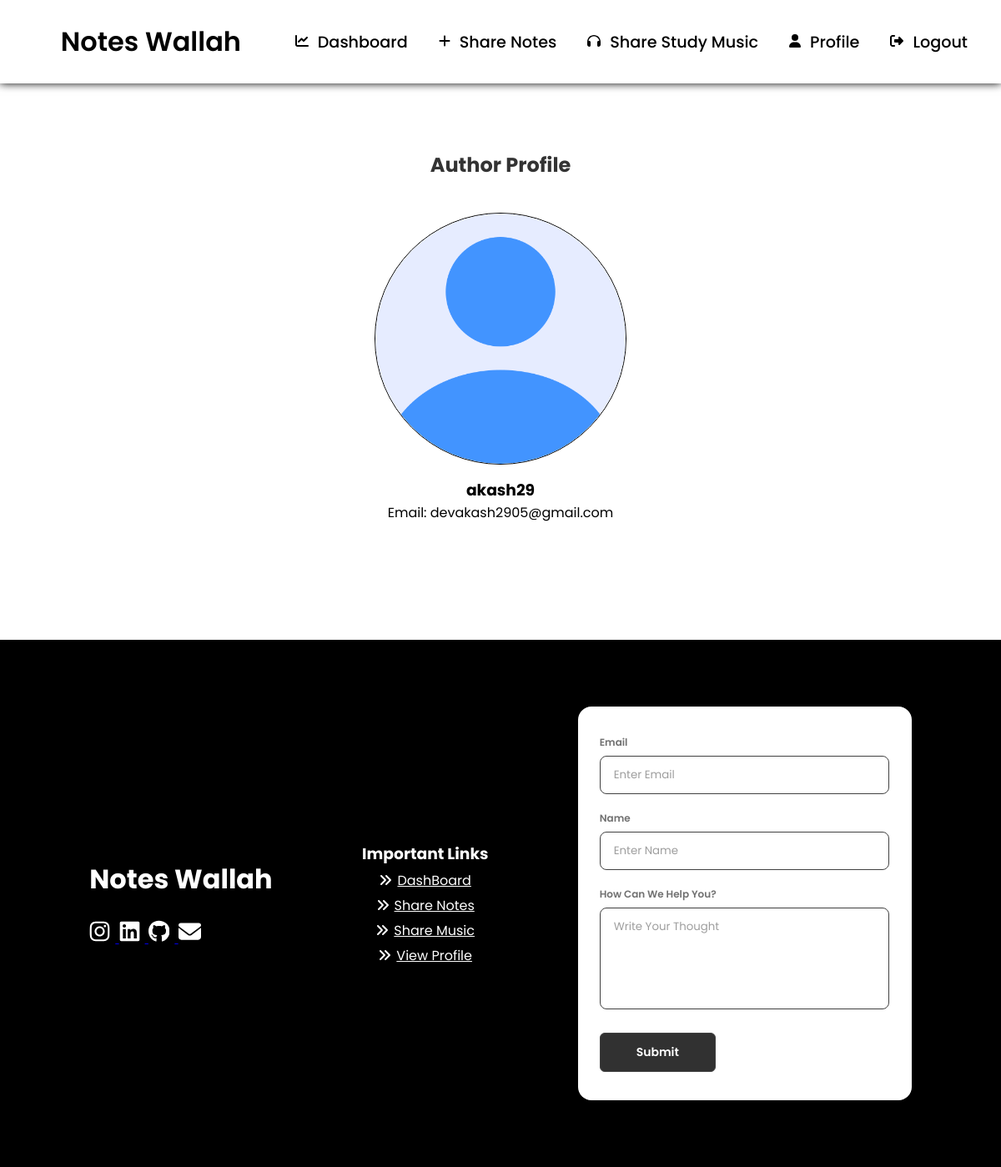
Page /author/1 on the committed database.
### app.py (models this page shows)
class User(db.Model):
    id = db.Column(db.Integer, primary_key=True)
    username = db.Column(db.String(30), nullable=False)
    email = db.Column(db.Text, nullable=False)
    password = db.Column(db.Text, nullable=False)
    posts = db.relationship('Post', backref='author', lazy=True)
    musics = db.relationship('Music', backref='author', lazy=True)
    profile_picture = db.Column(db.String(255), default='static/img/default.png')

### app.py (the view)
@app.route('/author/<int:user_id>')
def author_profile(user_id):
    user = User.query.get(user_id)
    if user:
        return render_template('author_profile.html', user=user)
    else:
        abort(404)

### templates/author_profile.html (shortened to what this page needs)
{% extends 'base.html' %}
{% block body %}
<div class="nav">
    <span id="mobileFriendlyHeader" style="display: flex; align-items: center; justify-content: space-between; margin: auto;">
        <a href="/dashboard" class="nav-brand">Notes Wallah</a>
    </span>
    <div class="nav-links">
        <a href="/dashboard">
            Dashboard
        </a>
        <a href="/create_post">
            <svg xmlns="http://www.w3.org/2000/svg" height="16" width="14" viewBox="0 0 448 512">
                <path fill="#000000"
                    d="M256 80c0-17.7-14.3-32-32-32s-32 14.3-32 32V224H48c-17.7 0-32 14.3-32 32s14.3 32 32 32H192V432c0 17.7 14.3 32 32 32s32-14.3 32-32V288H400c17.7 0 32-14.3 32-32s-14.3-32-32-32H256V80z" />
            </svg>
            Share Notes
        </a>
        <a href="/study_music">
            Share Study Music
        </a>
        <a href="/profile">
            <svg xmlns="http://www.w3.org/2000/svg" height="16" width="14" viewBox="0 0 448 512">
                <path fill="#000000"
                    d="M224 256A128 128 0 1 0 224 0a128 128 0 1 0 0 256zm-45.7 48C79.8 304 0 383.8 0 482.3C0 498.7 13.3 512 29.7 512H418.3c16.4 0 29.7-13.3 29.7-29.7C448 383.8 368.2 304 269.7 304H178.3z" />
            </svg>
            Profile
        </a>
        <a href="/logout">
            Logout
        </a>
    </div>
</div>
<div class="author-container">
    <div class="card">
        <div class="card-body" style="display: flex; flex-direction: column; align-items: center; justify-content: center;">
            <h2 class="card-title" style="margin: 5vh 0;">Author Profile</h2>
            <div class="author-details" style="display: flex; flex-direction: column; align-items: center; justify-content: center;">
                <img src="{{ user.profile_picture }}" alt="Author's Profile Picture" width="300px" style="border-radius: 50%; aspect-ratio: 1/1; size: cover; border: 1px solid black; margin: 0 0 2vh 0;">
                <h3>{{ user.username }}</h3>
                <p>Email: {{ user.email }}</p>
            </div>
        </div>
    </div>
</div>
{% endblock %}

### static/style.css (style rules this page uses)
* { margin: 0; padding: 0; font-family: 'Poppins', sans-serif; }
.nav { width: 100%; height: 100px; display: flex; align-items: center; justify-content: space-between; box-shadow: 0 0 10px #000; background-color: #fff; position: sticky; top: 0; z-index: 1; margin-bottom: 5vh; }
.nav-brand { margin-left: 5vh; }
.nav-brand { font-size: 2rem; font-weight: 600; color: #000; text-decoration: none; }
.nav { position: absolute; top: 0; width: 100%; height: 100px; box-shadow: 0 0 10px #000; display: flex; align-items: center; justify-content: space-between; }
.nav .nav-brand { margin-left: 5vh; }
.nav .nav-brand { font-size: 2rem; font-weight: 600; color: #000; text-decoration: none; }
.nav .nav-links { margin-right: 5vh; }
.nav .nav-links a { font-size: 1.2rem; font-weight: 500; color: #000; text-decoration: none; margin-left: 2rem; }
.card { width: 400px; margin: auto; }
.card-body { padding: 20px; }
.card-title { color: #333; }
svg { margin-right: 0.5vw; }

### rows in the picture
User: profile_picture (placeholder picture), username "akash29", email "devakash2905@gmail.com"
